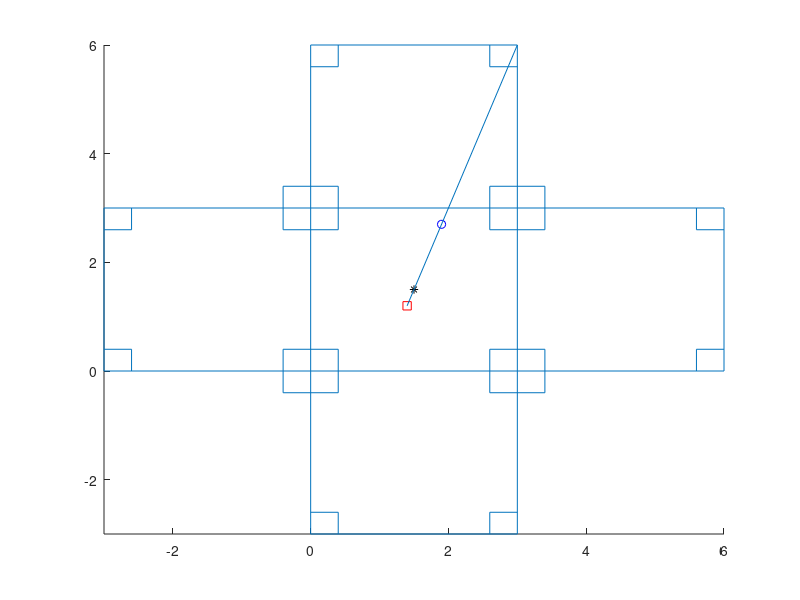

Reproduce this figure in MATLAB.

line([0 3],[0 0]);
line([0 0],[0 3]);
line([3 3],[0 3]);
line([0 3],[3 3]);
line([-0.4 0.4],[0.4 0.4]);
line([0.4 0.4],[-0.4 0.4]);
line([-0.4 -0.4],[-0.4 0.4]);
line([-0.4 0.4],[-0.4 -0.4]);

line([-0.4 0.4],[2.6 2.6]);
line([0.4 0.4],[2.6 3.4]);
line([-0.4 -0.4],[2.6 3.4]);
line([-0.4 0.4],[3.4 3.4]);

line([2.6 3.4],[2.6 2.6]);
line([2.6 2.6],[2.6 3.4]);
line([3.4 3.4],[2.6 3.4]);
line([2.6 3.4],[3.4 3.4]);

line([2.6 3.4],[0.4 0.4]);
line([2.6 2.6],[-0.4 0.4]);
line([3.4 3.4],[-0.4 0.4]);
line([2.6 3.4],[-0.4 -0.4]);

line([-3 0],[0 0]);
line([-3 -3],[0 3]);
line([-3 0],[3 3]);
line([-2.6 -2.6],[0 0.4]);
line([-3 -2.6],[0.4 0.4]);
line([-3 -2.6],[2.6 2.6]);
line([-2.6 -2.6],[2.6 3]);

line([0 0],[3 6]);
line([3 3],[3 6]);
line([0 3],[6 6]);
line([0 0.4],[5.6 5.6]);
line([0.4 0.4],[5.6 6]);
line([2.6 2.6],[5.6 6]);
line([2.6 3],[5.6 5.6]);

line([3 6],[0 0]);
line([3 6],[3 3]);
line([6 6],[0 3]);
line([5.6 5.6],[2.6 3]);
line([5.6 5.6],[0 0.4]);
line([5.6 6],[2.6 2.6]);
line([5.6 6],[0.4 0.4]);

line([0 0],[-3 0]);
line([3 3],[-3 0]);
line([0 3],[-3 -3]);
line([0.4 0.4],[-2.6 -3]);
line([0 0.4],[-2.6 -2.6]);
line([2.6 2.6],[-2.6 -3]);
line([2.6 3],[-2.6 -2.6]);
hold on;
plot(1.5,1.5,'k:*',1.9,2.7,'b:o',1.4,1.2,'r:s');
line([1.4 3],[1.2 6]);

axis([-3 6 -3 6]);